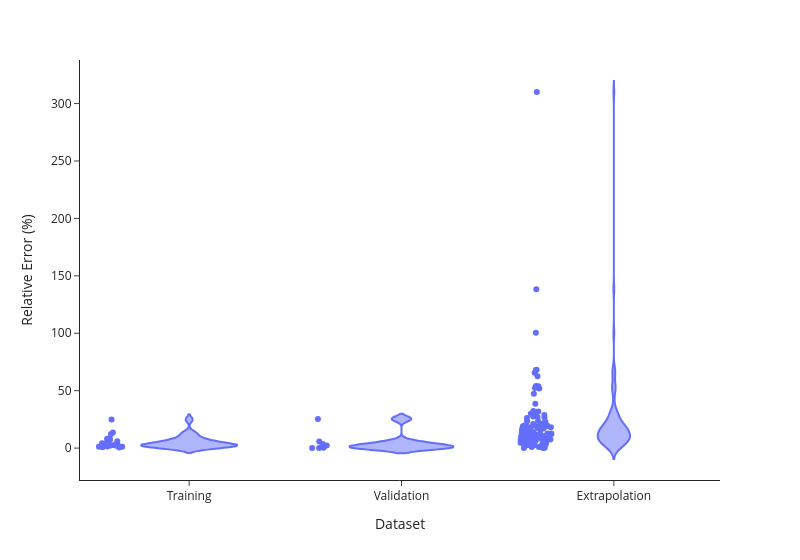

The code cell stored with this chart in its notebook:
### Code cell
fig = px.violin(df, x='Dataset', y='MAPE', points='all')
fig.update_layout(template='simple_white')

fig.update_layout(
    xaxis_title="Dataset",
    yaxis_title="Relative Error (%)",
    showlegend=False,
    width=800
)

fig.show()

### Figure 1 — Plotly figure (JSON) as saved in the notebook; plotly's stock layout.template omitted (floating-point values rounded to 4 significant figures; data arrays with more than 128 entries replaced by an {"elided": "..."} marker saying what was removed)
{"data": [{"alignmentgroup": "True", "box": {"visible": false}, "hovertemplate": "Dataset=%{x}<br>MAPE=%{y}<extra></extra>", "legendgroup": "", "marker": {"color": "#636efa"}, "name": "", "offsetgroup": "", "orientation": "v", "points": "all", "scalegroup": "True", "showlegend": false, "type": "violin", "x": {"elided": "130 str values"}, "x0": " ", "xaxis": "x", "y": {"elided": "130 float values"}, "y0": " ", "yaxis": "y"}], "layout": {"legend": {"tracegroupgap": 0}, "margin": {"t": 60}, "showlegend": false, "violinmode": "group", "width": 800, "xaxis": {"anchor": "y", "domain": [0, 1], "title": {"text": "Dataset"}}, "yaxis": {"anchor": "x", "domain": [0, 1], "title": {"text": "Relative Error (%)"}}}}
